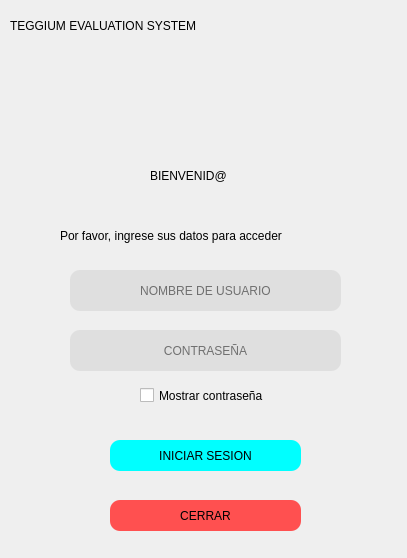
<?xml version="1.0" encoding="UTF-8"?>
<ui version="4.0">
 <class>login_form</class>
 <widget class="QWidget" name="login_form">
  <property name="geometry">
   <rect>
    <x>0</x>
    <y>0</y>
    <width>407</width>
    <height>558</height>
   </rect>
  </property>
  <property name="windowTitle">
   <string>Form</string>
  </property>
  <property name="styleSheet">
   <string notr="true">QLineEdit{
background-color: rgb(223, 223, 223);
color: rgb(0, 0, 0);
border-radius: 10px;
}

QLineEdit:hover{
background-color: rgb(180, 180, 180)
}

#log_in_button {background-color: rgb(0, 255, 255);
font: 14pt &quot;Arial&quot;;
border-radius: 10px;
border-width: 2px;
hover: rgb(212, 255, 252)
}

#log_in_button:hover {
background-color: rgb(100, 255, 255);
}

#log_in_button:pressed {
background-color: rgb(27, 198, 186)
}

#cerrar_button {background-color: rgb(255, 80, 80);
font: 14pt &quot;Arial&quot;;
border-radius: 10px;
border-width: 2px;
hover: rgb(212, 255, 252)
}

#cerrar_button:hover {
background-color: rgb(255, 136, 136);
}

#cerrar_button:pressed {
background-color: rgb(186, 3, 3)
}</string>
  </property>
  <widget class="QLabel" name="label_welcome">
   <property name="geometry">
    <rect>
     <x>150</x>
     <y>160</y>
     <width>131</width>
     <height>31</height>
    </rect>
   </property>
   <property name="styleSheet">
    <string notr="true">font: 16pt &quot;MS Shell Dlg 2&quot;;</string>
   </property>
   <property name="text">
    <string>BIENVENID@</string>
   </property>
  </widget>
  <widget class="QLabel" name="label_name_project">
   <property name="geometry">
    <rect>
     <x>10</x>
     <y>0</y>
     <width>401</width>
     <height>51</height>
    </rect>
   </property>
   <property name="styleSheet">
    <string notr="true">font: 20pt &quot;MS Shell Dlg 2&quot;;</string>
   </property>
   <property name="text">
    <string>TEGGIUM EVALUATION SYSTEM</string>
   </property>
  </widget>
  <widget class="QLabel" name="label_instructions">
   <property name="geometry">
    <rect>
     <x>60</x>
     <y>220</y>
     <width>301</width>
     <height>31</height>
    </rect>
   </property>
   <property name="styleSheet">
    <string notr="true">font: 12pt &quot;MS Shell Dlg 2&quot;;
</string>
   </property>
   <property name="text">
    <string>Por favor, ingrese sus datos para acceder</string>
   </property>
  </widget>
  <widget class="QLineEdit" name="username">
   <property name="geometry">
    <rect>
     <x>70</x>
     <y>270</y>
     <width>271</width>
     <height>41</height>
    </rect>
   </property>
   <property name="styleSheet">
    <string notr="true"/>
   </property>
   <property name="inputMask">
    <string/>
   </property>
   <property name="text">
    <string/>
   </property>
   <property name="alignment">
    <set>Qt::AlignCenter</set>
   </property>
   <property name="placeholderText">
    <string>NOMBRE DE USUARIO</string>
   </property>
   <property name="cursorMoveStyle">
    <enum>Qt::VisualMoveStyle</enum>
   </property>
  </widget>
  <widget class="QLineEdit" name="userpass">
   <property name="geometry">
    <rect>
     <x>70</x>
     <y>330</y>
     <width>271</width>
     <height>41</height>
    </rect>
   </property>
   <property name="styleSheet">
    <string notr="true"/>
   </property>
   <property name="alignment">
    <set>Qt::AlignCenter</set>
   </property>
   <property name="placeholderText">
    <string>CONTRASEÑA</string>
   </property>
  </widget>
  <widget class="QPushButton" name="log_in_button">
   <property name="geometry">
    <rect>
     <x>110</x>
     <y>440</y>
     <width>191</width>
     <height>31</height>
    </rect>
   </property>
   <property name="styleSheet">
    <string notr="true"/>
   </property>
   <property name="text">
    <string>INICIAR SESION</string>
   </property>
  </widget>
  <widget class="QLabel" name="logo">
   <property name="geometry">
    <rect>
     <x>90</x>
     <y>60</y>
     <width>251</width>
     <height>71</height>
    </rect>
   </property>
   <property name="text">
    <string/>
   </property>
   <property name="pixmap">
    <pixmap>../media/imagenes/logo.jpg</pixmap>
   </property>
  </widget>
  <widget class="QPushButton" name="cerrar_button">
   <property name="geometry">
    <rect>
     <x>110</x>
     <y>500</y>
     <width>191</width>
     <height>31</height>
    </rect>
   </property>
   <property name="text">
    <string>CERRAR</string>
   </property>
  </widget>
  <widget class="QCheckBox" name="show_pass">
   <property name="geometry">
    <rect>
     <x>140</x>
     <y>380</y>
     <width>151</width>
     <height>31</height>
    </rect>
   </property>
   <property name="styleSheet">
    <string notr="true">font: 10pt &quot;MS Shell Dlg 2&quot;;</string>
   </property>
   <property name="text">
    <string>Mostrar contraseña</string>
   </property>
  </widget>
 </widget>
 <resources/>
 <connections/>
</ui>
